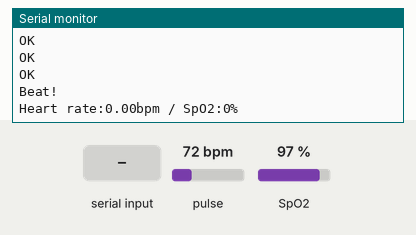
A sketch run on a simulated Arduino Uno, built with avr-gcc and run on an emulated ATmega328P. On the bench: the last lines printed to the serial monitor. Inputs (shaded band) come from the test bench; at power-on: pulse 72 bpm, SpO2 97 %. The modem accepts every AT command (registered, SIM ready, sends succeed) and sends nothing else.

Above: at 9.2 s.
9.3 s: "s" received over the second serial link
At 11.3 s:
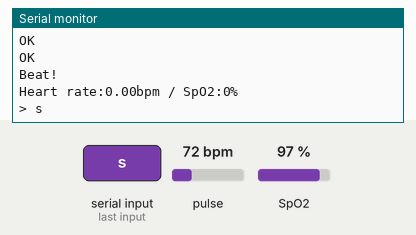
11.7 s: "c" received over the second serial link
At 13.2 s:
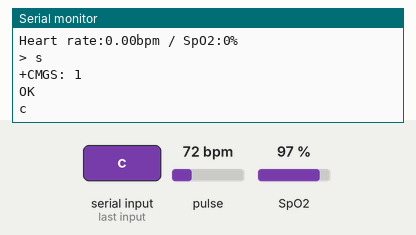
14.2 s: "1" received over the second serial link
16.7 s: "c" received over the second serial link
At 18.2 s:
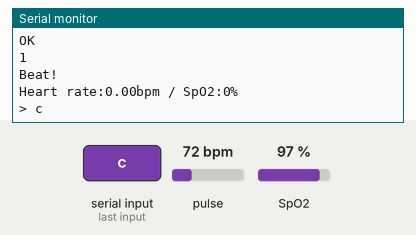
19.2 s: pulse set to 42 bpm
At 20.5 s:
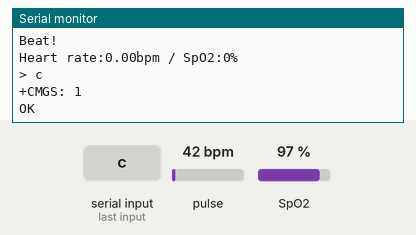

Measured:
- after the input at 9.3 s, the serial monitor: prints a new line after 1.0 s (image 1)
- after the input at 11.7 s, the serial monitor: prints a new line after 1.0 s (image 2)
- after the input at 16.7 s, the serial monitor: prints a new line after 1.0 s (image 3)

The sketch:

MAX30100_gsm.ino
```cpp
#include <Wire.h>
#include "MAX30100_PulseOximeter.h"

#define REPORTING_PERIOD_MS     1000

// PulseOximeter is the higher level interface to the sensor
// it offers:
//  * beat detection reporting
//  * heart rate calculation
//  * SpO2 (oxidation level) calculation
//gsm module notification and emergency alert
PulseOximeter pox;

uint32_t tsLastReport = 0;

// Callback (registered below) fired when a pulse is detected

#include <SoftwareSerial.h>

#define rxPin 2
#define txPin 3
SoftwareSerial sim800L(rxPin,txPin);

String buff; //buff is typed as a void pointer, which means it points to memory without declaring anything about the contents.

void onBeatDetected()
{
    Serial.println("Beat!");
}

void setup()
{
    Serial.begin(115200);

    Serial.print("Initializing pulse oximeter..");

    // Initialize the PulseOximeter instance
    // Failures are generally due to an improper I2C wiring, missing power supply
    // or wrong target chip
    if (!pox.begin()) {
        Serial.println("FAILED");
        for(;;);
    } else {
        Serial.println("SUCCESS");
    }

    // The default current for the IR LED is 50mA and it could be changed
    //   by uncommenting the following line. Check MAX30100_Registers.h for all the
    //   available options.
    // pox.setIRLedCurrent(MAX30100_LED_CURR_7_6MA);

    // Register a callback for the beat detection
    pox.setOnBeatDetectedCallback(onBeatDetected);

    //Begin serial communication with Arduino and Arduino IDE (Serial Monitor)
  Serial.begin(115200);

  //Begin serial communication with Arduino and SIM800L

   sim800L.begin(115200);
   Serial.println("Initializing...");
   sim800L.println("AT"); //This is the most basic AT command. It also initializes the Auto-bauder.
   //If all is well, it sends the OK message, telling you that it is understanding you correctly. You can then send some commands to query the module and get information about it.
   waitForResponse();

   sim800L.println("ATE1"); //Turns OFF/ON the echo mode of the modem. ATE1 turns ON the echo of the modem
   //In telecommunications, echo is the local display of data, either initially as it is locally sourced and sent, or finally as a copy of it is received back from a remote destination.
   //Local echo is where the local sending equipment displays the outgoing sent data.
   waitForResponse();

   sim800L.println("AT+CMGF=1");//AT+CMGF=1 – Selects the SMS message format as text. The default format is Protocol Data Unit (PDU).
   waitForResponse();

   sim800L.println("AT+CNMI=1,2,0,0,0"); //Specifies how incoming SMS messages should be handled.
   //This way you can tell the SIM800L module to either forward incoming SMS messages directly to the PC, or save them to the message storage and then inform the PC about their locations in the message storage.
   waitForResponse();
}

void loop()
{
    // Make sure to call update as fast as possible
    pox.update();

    // Asynchronously dump heart rate and oxidation levels to the serial
    // For both, a value of 0 means "invalid"
    if (millis() - tsLastReport > REPORTING_PERIOD_MS)
    {
        Serial.print("Heart rate:");
        Serial.print(pox.getHeartRate());

        Serial.print("bpm / SpO2:");
        Serial.print(pox.getSpO2());
        Serial.println("%");

        tsLastReport = millis();

    }
    if((pox.getHeartRate() > 100) || (pox.getSpO2()< 95))
    {
      send_Esms();
      make_call();
    }
    while(sim800L.available())
    {
    buff = sim800L.readString();
    Serial.println(buff);
    }
    while(Serial.available())
    {
      buff = Serial.readString();
      buff.trim();
      if(buff == "s")
      send_sms();
      else if(buff== "c")
      make_call();
      else
      sim800L.println(buff);
  }
}

void send_sms()
{
  sim800L.print("AT+CMGS=\"+254700532606\"\r"); //Sends SMS to the specified phone number. After this AT command any text message followed by ‘Ctrl+z’ character is treated as SMS.
  waitForResponse();

  sim800L.print("Hello from SIM800L");
  sim800L.print("Heart rate:");
  sim800L.print(pox.getHeartRate());
  sim800L.print("bpm / SpO2:");
  sim800L.print(pox.getSpO2());
  sim800L.println("%");
  sim800L.write(0x1A);
  waitForResponse();
}
void send_Esms()
{
  sim800L.print("AT+CMGS=\"+254700532606\"\r"); //Sends SMS to the specified phone number. After this AT command any text message followed by ‘Ctrl+z’ character is treated as SMS.
  waitForResponse();

  sim800L.print("Hello from PulseOximeter");
  sim800L.print("EMERGENCY, SEEK MEDICAL ASSISTANCE IMMEDIATELY");
  sim800L.write(0x1A);
  waitForResponse();
}
void make_call()
{
  sim800L.println("ATD++254700532606;");
  waitForResponse();
}

void waitForResponse()
{
  delay(1000);
  while(sim800L.available()){
  Serial.println(sim800L.readString());
  }
  sim800L.read();
}
```
